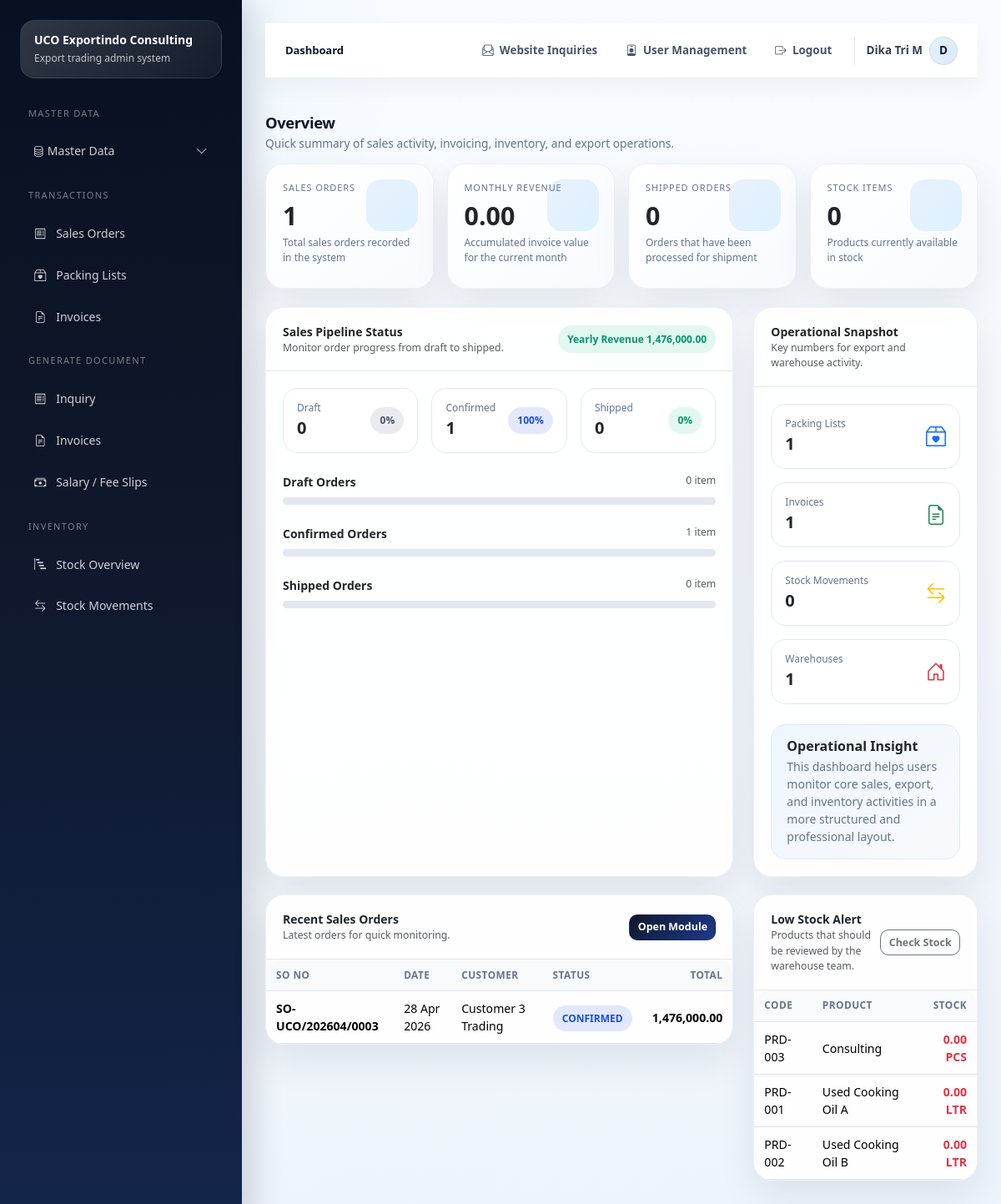
The app's page /dashboard (signed in) with its own data.
### tables this page shows
CREATE TABLE IF NOT EXISTS `sales_orders` (
  `id` int NOT NULL AUTO_INCREMENT,
  `so_no` varchar(50) NOT NULL,
  `order_date` date NOT NULL,
  `customer_id` int NOT NULL,
  `currency_id` int DEFAULT NULL,
  `incoterm_id` int DEFAULT NULL,
  `payment_term_id` int DEFAULT NULL,
  `warehouse_id` int DEFAULT NULL,
  `destination_port` varchar(150) DEFAULT NULL,
  `remarks` text,
  `created_by` int DEFAULT NULL,
  `total_amount` decimal(18,2) NOT NULL DEFAULT '0.00',
  `status` enum('DRAFT','CONFIRMED','SHIPPED') NOT NULL DEFAULT 'DRAFT',
  `created_at` timestamp NULL DEFAULT CURRENT_TIMESTAMP,
  PRIMARY KEY (`id`),
  UNIQUE KEY `so_no` (`so_no`),
  KEY `fk_so_customer` (`customer_id`),
  KEY `fk_so_currency` (`currency_id`),
  KEY `fk_so_incoterm` (`incoterm_id`),
  KEY `fk_so_payment_term` (`payment_term_id`),
  KEY `fk_so_warehouse` (`warehouse_id`),
  KEY `fk_so_user` (`created_by`),
  CONSTRAINT `fk_so_currency` FOREIGN KEY (`currency_id`) REFERENCES `currencies` (`id`) ON DELETE SET NULL,
  CONSTRAINT `fk_so_customer` FOREIGN KEY (`customer_id`) REFERENCES `customers` (`id`),
  CONSTRAINT `fk_so_incoterm` FOREIGN KEY (`incoterm_id`) REFERENCES `incoterms` (`id`) ON DELETE SET NULL,
  CONSTRAINT `fk_so_payment_term` FOREIGN KEY (`payment_term_id`) REFERENCES `payment_terms` (`id`) ON DELETE SET NULL,
  CONSTRAINT `fk_so_user` FOREIGN KEY (`created_by`) REFERENCES `users` (`id`) ON DELETE SET NULL,
  CONSTRAINT `fk_so_warehouse` FOREIGN KEY (`warehouse_id`) REFERENCES `warehouses` (`id`) ON DELETE SET NULL
);

CREATE TABLE IF NOT EXISTS `customers` (
  `id` int NOT NULL AUTO_INCREMENT,
  `customer_code` varchar(50) DEFAULT NULL,
  `company_name` varchar(150) NOT NULL,
  `pic_name` varchar(100) DEFAULT NULL,
  `email` varchar(100) DEFAULT NULL,
  `phone` varchar(50) DEFAULT NULL,
  `address` text,
  `country` varchar(100) DEFAULT NULL,
  `is_active` tinyint(1) NOT NULL DEFAULT '1',
  PRIMARY KEY (`id`)
);

### application/core/MY_Controller.php (called while the page is built, shortened)
<?php
class MY_Controller extends CI_Controller
{
    protected $user;
    public function __construct()
    {
        $this->user = $this->session->userdata('user');
    }
    protected function render($view, $data = [], $layout = 'admin')
    {
        $data['current_user'] = $this->user;
        $this->load->view('templates/admin_header', $data);
        $this->load->view($view, $data);
        $this->load->view('templates/admin_footer', $data);
    }
}

### application/controllers/Dashboard.php (called while the page is built, shortened)
<?php
class Dashboard extends MY_Controller
{
    public function index()
    {
        $data['page_title'] = 'Dashboard';
        $data['stats'] = $this->dash->stats();
        $data['monthly_revenue'] = $this->dash->monthly_revenue();
        $data['yearly_revenue'] = $this->dash->yearly_revenue();
        $data['operational_summary'] = $this->dash->operational_summary();
        $data['status_breakdown'] = $this->dash->sales_status_breakdown();
        $data['recent_so'] = $this->dash->recent_so();
        $data['low_stock'] = $this->dash->low_stock();
        $this->render('admin/dashboard/index', $data);
    }
}

### index.php (called while the page is built, shortened)
<?php
require BASEPATH . 'core/CodeIgniter.php';

### application/helpers/uco_helper.php (called while the page is built, shortened)
<?php
function e($str)
{
    return htmlspecialchars((string)$str, ENT_QUOTES, 'UTF-8');
}
function format_date_id($date)
{
    return date('d M Y', strtotime($date));
}
function format_money($amount, $decimals = 2)
{
    return number_format((float)$amount, $decimals, '.', ',');
}

### application/models/Dashboard_model.php (called while the page is built, shortened)
<?php
class Dashboard_model extends CI_Model
{
    public function recent_so()
    {
        return $this->db->query("SELECT so.id, so.so_no, so.order_date, so.status, c.company_name, so.total_amount FROM sales_orders so LEFT JOIN customers c ON c.id=so.customer_id ORDER BY so.id DESC LIMIT 8")->result_array();
    }
    public function low_stock()
    {
        return $this->db->query("SELECT p.code, p.product_name, COALESCE(SUM(sm.qty_in-sm.qty_out),0) AS stock, u.uom_name
            FROM products p
            LEFT JOIN stock_movements sm ON sm.product_id=p.id
            LEFT JOIN uoms u ON u.id=p.uom_id
            WHERE p.is_active=1
            GROUP BY p.id
            HAVING stock <= 100
            ORDER BY stock ASC, p.product_name ASC
            LIMIT 8")->result_array();
    }
}

### application/views/admin/dashboard/index.php (the view, shortened to what this page needs)
<?php
$total_so = (int)($stats['sales_orders'] ?? 0);
$draft = (int)($status_breakdown['DRAFT'] ?? 0);
$confirmed = (int)($status_breakdown['CONFIRMED'] ?? 0);
$shipped = (int)($status_breakdown['SHIPPED'] ?? 0);
$draft_pct = $total_so ? round(($draft / $total_so) * 100) : 0;
$confirmed_pct = $total_so ? round(($confirmed / $total_so) * 100) : 0;
$shipped_pct = $total_so ? round(($shipped / $total_so) * 100) : 0;
?>
<div class="section-block">
    <div class="section-head">
        <div>
            <h3>Overview</h3>
            <p>Quick summary of sales activity, invoicing, inventory, and export operations.</p>
        </div>
    </div>
    <div class="row g-3 kpi-grid">
        <div class="col-md-6 col-xl-3">
            <div class="card card-stat h-100">
                <div class="card-body">
                    <div class="stat-label">Sales Orders</div>
                    <div class="stat-value"><?= e($stats['sales_orders'] ?? 0); ?></div>
                    <div class="stat-note">Total sales orders recorded in the system</div>
                </div>
            </div>
        </div>
        <div class="col-md-6 col-xl-3">
            <div class="card card-stat h-100">
                <div class="card-body">
                    <div class="stat-label">Monthly Revenue</div>
                    <div class="stat-value"><?= format_money($monthly_revenue ?? 0); ?></div>
                    <div class="stat-note">Accumulated invoice value for the current month</div>
                </div>
            </div>
        </div>
        <div class="col-md-6 col-xl-3">
            <div class="card card-stat h-100">
                <div class="card-body">
                    <div class="stat-label">Shipped Orders</div>
                    <div class="stat-value"><?= e($stats['shipped_so'] ?? 0); ?></div>
                    <div class="stat-note">Orders that have been processed for shipment</div>
                </div>
            </div>
        </div>
        <div class="col-md-6 col-xl-3">
            <div class="card card-stat h-100">
                <div class="card-body">
                    <div class="stat-label">Stock Items</div>
                    <div class="stat-value"><?= e($stats['stock_items'] ?? 0); ?></div>
                    <div class="stat-note">Products currently available in stock</div>
                </div>
            </div>
        </div>
    </div>
</div>
<div class="row g-4 section-block">
    <div class="col-lg-8">
        <div class="card h-100">
            <div class="card-header d-flex justify-content-between align-items-center">
                <div>
                    <strong>Sales Pipeline Status</strong>
                    <div class="text-muted small">Monitor order progress from draft to shipped.</div>
                </div>
                <span class="badge-soft badge-soft-success">Yearly Revenue <?= format_money($yearly_revenue ?? 0); ?></span>
            </div>
            <div class="card-body">
                <div class="row g-3 mb-4">
                    <div class="col-md-4">
                        <div class="metric-mini">
                            <div>
                                <div class="label">Draft</div>
                                <div class="big"><?= e($draft); ?></div>
                            </div>
                            <span class="badge-soft badge-soft-secondary"><?= $draft_pct; ?>%</span>
                        </div>
                    </div>
                    <div class="col-md-4">
                        <div class="metric-mini">
                            <div>
                                <div class="label">Confirmed</div>
                                <div class="big"><?= e($confirmed); ?></div>
                            </div>
                            <span class="badge-soft badge-soft-primary"><?= $confirmed_pct; ?>%</span>
                        </div>
                    </div>
                    <div class="col-md-4">
                        <div class="metric-mini">
                            <div>
                                <div class="label">Shipped</div>
                                <div class="big"><?= e($shipped); ?></div>
                            </div>
                            <span class="badge-soft badge-soft-success"><?= $shipped_pct; ?>%</span>
                        </div>
                    </div>
                </div>
                <div class="mb-4">
                    <div class="d-flex justify-content-between mb-2">
                        <span class="fw-semibold">Draft Orders</span>
                        <span class="text-muted small"><?= $draft; ?> item</span>
                    </div>
                    <div class="progress-slim">
                    </div>
                </div>
                <div class="mb-4">
                    <div class="d-flex justify-content-between mb-2">
                        <span class="fw-semibold">Confirmed Orders</span>
                        <span class="text-muted small"><?= $confirmed; ?> item</span>
                    </div>
                    <div class="progress-slim">
                    </div>
                </div>
                <div>
                    <div class="d-flex justify-content-between mb-2">
                        <span class="fw-semibold">Shipped Orders</span>
                        <span class="text-muted small"><?= $shipped; ?> item</span>
                    </div>
                    <div class="progress-slim">
                    </div>
                </div>
            </div>
        </div>
    </div>
    <div class="col-lg-4">
        <div class="card h-100">
            <div class="card-header">
                <strong>Operational Snapshot</strong>
                <div class="text-muted small">Key numbers for export and warehouse activity.</div>
            </div>
            <div class="card-body d-grid gap-3">
                <div class="metric-mini">
                    <div>
                        <div class="label">Packing Lists</div>
                        <div class="big"><?= e($operational_summary['packing_lists'] ?? 0); ?></div>
                    </div>
                    <i class="bi bi-box2-heart fs-4 text-primary"></i>
                </div>
                <div class="metric-mini">
                    <div>
                        <div class="label">Invoices</div>
                        <div class="big"><?= e($operational_summary['invoices'] ?? 0); ?></div>
                    </div>
                    <i class="bi bi-file-earmark-text fs-4 text-success"></i>
                </div>
                <div class="metric-mini">
                    <div>
                        <div class="label">Stock Movements</div>
                        <div class="big"><?= e($operational_summary['movements'] ?? 0); ?></div>
                    </div>
                    <i class="bi bi-arrow-left-right fs-4 text-warning"></i>
                </div>
                <div class="metric-mini">
                    <div>
                        <div class="label">Warehouses</div>
                        <div class="big"><?= e($operational_summary['warehouses'] ?? 0); ?></div>
                    </div>
                    <i class="bi bi-house-door fs-4 text-danger"></i>
                </div>
                <div class="quick-note mt-2">
                    <h6>Operational Insight</h6>
                    <p>This dashboard helps users monitor core sales, export, and inventory activities in a more structured and professional layout.</p>
                </div>
            </div>
        </div>
    </div>
</div>
<div class="row g-4 section-block">
    <div class="col-lg-8">
        <div class="card">
            <div class="card-header d-flex justify-content-between align-items-center">
                <div>
                    <strong>Recent Sales Orders</strong>
                    <div class="text-muted small">Latest orders for quick monitoring.</div>
                </div>
                <a href="<?= site_url('transactions/sales-orders'); ?>" class="btn btn-sm btn-dark">Open Module</a>
            </div>
            <div class="card-body p-0">
                <div class="table-responsive">
                    <table class="table table-sm mb-0">
                        <thead>
                            <tr>
                                <th>SO No</th>
                                <th>Date</th>
                                <th>Customer</th>
                                <th>Status</th>
                                <th class="text-end">Total</th>
                            </tr>
                        </thead>
                        <tbody>
                            <?php if (!$recent_so): ?>
                                <tr>
                                    <td colspan="5" class="empty-state">No sales orders available yet.</td>
                                </tr>
                                <?php else: foreach ($recent_so as $r): ?>
                                    <?php
                                    $status_class = $r['status'] === 'SHIPPED' ? 'success' : ($r['status'] === 'CONFIRMED' ? 'primary' : 'secondary');
                                    ?>
                                    <tr>
                                        <td><strong><?= e($r['so_no']); ?></strong></td>
                                        <td><?= format_date_id($r['order_date']); ?></td>
                                        <td><?= e($r['company_name']); ?></td>
                                        <td><span class="badge-soft badge-soft-<?= $status_class; ?>"><?= e($r['status']); ?></span></td>
                                        <td class="text-end fw-semibold"><?= format_money($r['total_amount']); ?></td>
                                    </tr>
                            <?php endforeach;
                            endif; ?>
                        </tbody>
                    </table>
                </div>
            </div>
        </div>
    </div>
    <div class="col-lg-4">
        <div class="card">
            <div class="card-header d-flex justify-content-between align-items-center">
                <div>
                    <strong>Low Stock Alert</strong>
                    <div class="text-muted small">Products that should be reviewed by the warehouse team.</div>
                </div>
                <a href="<?= site_url('inventory/stock'); ?>" class="btn btn-sm btn-outline-secondary">Check Stock</a>
            </div>
            <div class="card-body p-0">
                <div class="table-responsive">
                    <table class="table table-sm mb-0">
                        <thead>
                            <tr>
                                <th>Code</th>
                                <th>Product</th>
                                <th class="text-end">Stock</th>
                            </tr>
                        </thead>
                        <tbody>
                            <?php if (!$low_stock): ?>
                                <tr>
                                    <td colspan="3" class="empty-state">All stock levels are safe.</td>
                                </tr>
                                <?php else: foreach ($low_stock as $r): ?>
                                    <tr>
                                        <td><?= e($r['code']); ?></td>
                                        <td><?= e($r['product_name']); ?></td>
                                        <td class="text-end text-danger fw-semibold"><?= format_money($r['stock'], 2); ?> <?= e($r['uom_name']); ?></td>
                                    </tr>
                            <?php endforeach;
                            endif; ?>
                        </tbody>
                    </table>
                </div>
            </div>
        </div>
    </div>
</div>

### records on screen
sales_orders: so_no "SO-UCO/202604/0003", order_date "28 Apr 2026", customer.company_name "Customer 3 Trading", status "CONFIRMED", total_amount "1,476,000.00"

### other values on screen
$page_title "Dashboard"
isset($u['nama']) ? $u['nama'] : 'Admin' "Dika Tri M"
substr((string)(isset($u['nama']) ? $u['nama'] : 'A'), 0, 1) "D"
$stats['sales_orders'] "1"
format_money($monthly_revenue ?? 0) "0.00"
$stats['shipped_so'] "0"
$stats['stock_items'] "0"
format_money($yearly_revenue ?? 0) "1,476,000.00"
$draft "0"
$draft_pct "0"
$confirmed "1"
$confirmed_pct "100"
$shipped "0"
$shipped_pct "0"
$operational_summary['packing_lists'] "1"
